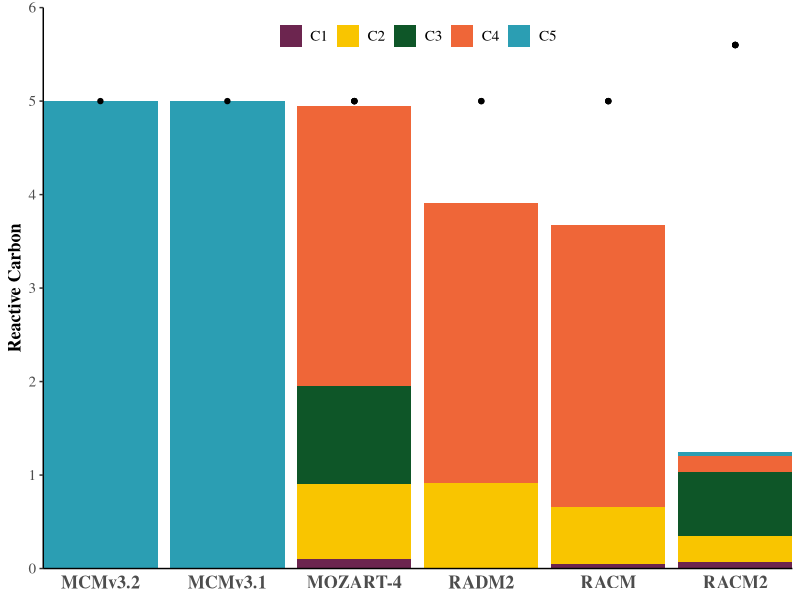

Reproduce this figure in R.
library(ggplot2)
library(Cairo)
library(ggthemes)

Mechanism = c("MCMv3.2", "MCMv3.1", "MOZART-4", "MOZART-4", "MOZART-4", "MOZART-4", "RADM2", "RADM2", "RACM", "RACM", "RACM", "RACM2", "RACM2", "RACM2", "RACM2", "RACM2")
Product = c("C5", "C5", "C4", "C3", "C2", "C1", "C4", "C2", "C4", "C2", "C1", "C5", "C4", "C3", "C2", "C1")
Reactant = c(5, 5, 5, 5, 5, 5, 5, 5, 5, 5, 5, 5.6, 5.6, 5.6, 5.6, 5.6)
Ratio = c(5, 5, 3, 1.05, 0.8, 0.1, 3.003, 0.912, 3.023, 0.6024, 0.052, 0.039, 0.169, 0.692, 0.276, 0.069)
data = data.frame(Mechanism, Reactant, Product, Ratio)

data$Mechanism = factor(data$Mechanism, levels = c("MCMv3.2", "MCMv3.1", "MOZART-4", "RADM2", "RACM", "RACM2"))
data$Product = factor(data$Product, levels = c("C5", "C4", "C3", "C2", "C1"))
my.colours = c("C5" = "#2b9eb3", "C4" = "#ef6638", "C3" = "#0e5628", "C2" = "#f9c500", "C1" = "#6c254f")

plot = ggplot(data, aes(x = Mechanism, y = Ratio, fill = Product))
plot = plot + geom_bar(stat = "identity")
plot = plot + geom_point(aes(y = Reactant), show_guide = FALSE)
plot = plot + scale_y_continuous(limits = c(0, 6), breaks = seq(0, 6, 1), expand = c(0, 0))
plot = plot + scale_x_discrete(expand = c(0, 0))
plot = plot + scale_fill_manual(values = my.colours, guide = guide_legend(direction = "horizontal"), limits = rev(levels(data$Product)))
plot = plot + ylab("Reactive Carbon")
plot = plot + theme_tufte()
plot = plot + theme(legend.title = element_blank())
plot = plot + theme(axis.title.x = element_blank())
plot = plot + theme(axis.ticks.x = element_blank())
plot = plot + theme(axis.line = element_line(colour = "black"))
plot = plot + theme(axis.title = element_text(size = 13, face = "bold"))
plot = plot + theme(axis.text.x = element_text(size = 13, face = "bold"))
#plot = plot + theme(axis.text.x = element_text(size = 13, face = "bold", angle = 45, hjust = 0.7, vjust = 0.8))
plot = plot + theme(legend.text = element_text(size = 11))
plot = plot + theme(axis.text.y = element_text(size = 11))
plot = plot + theme(legend.position = c(0.5, 0.95))

CairoPDF(file = "HC5P_NO_C_numbers.pdf", width = 8.6, height = 6)
print(plot)
dev.off()
